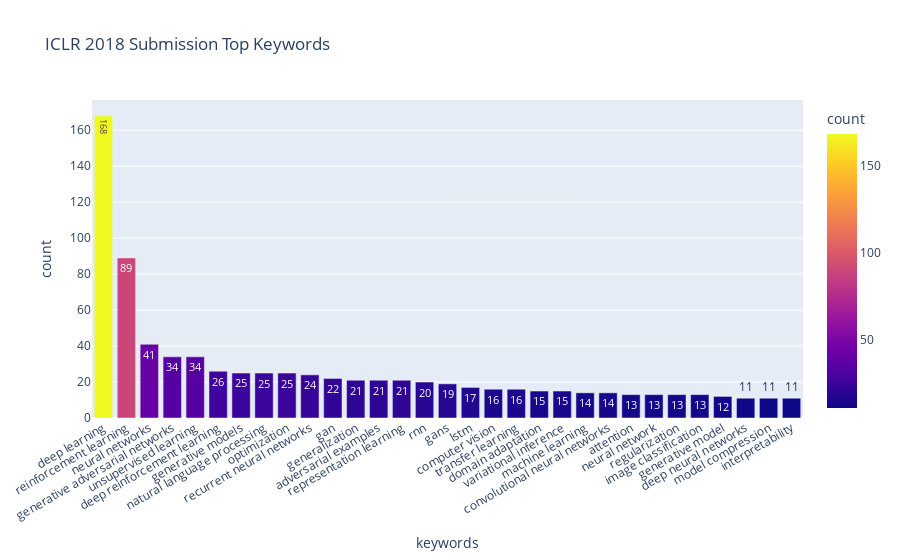

Source (notebook cell):
### Code cell
kw18fig

### Figure 1 — Plotly figure (JSON) as saved in the notebook; plotly's stock layout.template omitted (floating-point values rounded to 4 significant figures)
{"data": [{"alignmentgroup": "True", "hovertemplate": "keywords=%{x}<br>count=%{marker.color}<extra></extra>", "legendgroup": "", "marker": {"color": [168, 89, 41, 34, 34, 26, 25, 25, 25, 24, 22, 21, 21, 21, 20, 19, 17, 16, 16, 15, 15, 14, 14, 13, 13, 13, 13, 12, 11, 11, 11], "coloraxis": "coloraxis", "pattern": {"shape": ""}}, "name": "", "offsetgroup": "", "orientation": "v", "showlegend": false, "text": [168, 89, 41, 34, 34, 26, 25, 25, 25, 24, 22, 21, 21, 21, 20, 19, 17, 16, 16, 15, 15, 14, 14, 13, 13, 13, 13, 12, 11, 11, 11], "textposition": "auto", "type": "bar", "x": ["deep learning", "reinforcement learning", "neural networks", "generative adversarial networks", "unsupervised learning", "deep reinforcement learning", "generative models", "natural language processing", "optimization", "recurrent neural networks", "gan", "generalization", "adversarial examples", "representation learning", "rnn", "gans", "lstm", "computer vision", "transfer learning", "domain adaptation", "variational inference", "machine learning", "convolutional neural networks", "attention", "neural network", "regularization", "image classification", "generative model", "deep neural networks", "model compression", "interpretability"], "xaxis": "x", "y": [168, 89, 41, 34, 34, 26, 25, 25, 25, 24, 22, 21, 21, 21, 20, 19, 17, 16, 16, 15, 15, 14, 14, 13, 13, 13, 13, 12, 11, 11, 11], "yaxis": "y"}], "layout": {"barmode": "relative", "coloraxis": {"colorbar": {"title": {"text": "count"}}, "colorscale": [[0, "#0d0887"], [0.1111, "#46039f"], [0.2222, "#7201a8"], [0.3333, "#9c179e"], [0.4444, "#bd3786"], [0.5556, "#d8576b"], [0.6667, "#ed7953"], [0.7778, "#fb9f3a"], [0.8889, "#fdca26"], [1, "#f0f921"]]}, "legend": {"tracegroupgap": 0}, "title": {"text": "ICLR 2018 Submission Top Keywords"}, "xaxis": {"anchor": "y", "domain": [0, 1], "tickangle": -30, "title": {"text": "keywords"}}, "yaxis": {"anchor": "x", "categoryorder": "total ascending", "domain": [0, 1], "title": {"text": "count"}}}}
